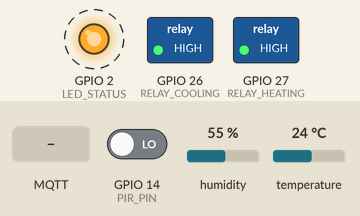
Recording of a sketch running on a simulated ESP32. Shown: switched loads named in the sketch (green lamp = pin HIGH), output pins drawn as LEDs (lit = HIGH). Dashed ring = blinking. The inputs (shaded band) are chosen by the test bench; at power-on: GPIO 14 (PIR_PIN) LOW, humidity 55 %, temperature 24 °C. WiFi joins after 1.5 s; servers stay silent unless stated; EEPROM starts erased; no MQTT or app messages arrive unless stated; what the sketch prints to the serial monitor is not drawn.

Above: at 2.0 s.
At 2.7 s:
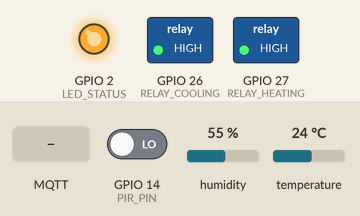
2.8 s: GPIO 14 (PIR_PIN) driven HIGH
At 5.7 s:
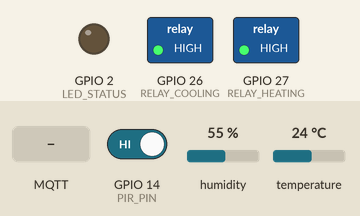
9.4 s: MQTT message "1" arrives on the first subscribed topic
12.4 s: MQTT message "on" arrives on the first subscribed topic
15.4 s: MQTT message "off" arrives on the first subscribed topic
Timing chart, 0 to 18.5 s (numbered marks = the images above; inputs shaded):
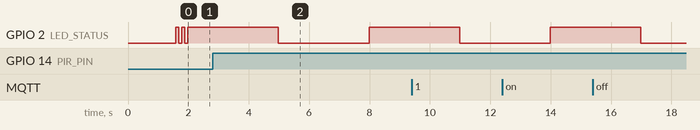

The sketch:

esp32_hvac_controller.ino
```cpp
// (licence header left out)
#include <WiFi.h>
#include <PubSubClient.h>
#include <DHT.h>
#include <EEPROM.h>
#include <ArduinoOTA.h>
#include <ArduinoJson.h>
#include <esp_task_wdt.h>

// ============================================================================
// PIN DEFINITIONS
// ============================================================================
#define DHT_PIN           4       // DHT22 data pin
#define PIR_PIN           14      // PIR motion sensor
#define RELAY_COOLING     26      // Relay for cooling (AC compressor)
#define RELAY_HEATING     27      // Relay for heating (heat pump reverse valve)
#define LED_STATUS        2       // Onboard LED for status indication

// ============================================================================
// SENSOR CONFIGURATION
// ============================================================================
#define DHT_TYPE          DHT22
#define SENSOR_READ_INTERVAL  2000   // ms — DHT22 minimum interval
#define SENSOR_AVG_SAMPLES    5      // Number of readings to average

// ============================================================================
// CONTROL PARAMETERS (EEPROM-backed defaults)
// ============================================================================
struct ControlConfig {
    float cooling_threshold;     // °C — start cooling above this (default: 26.0)
    float heating_threshold;     // °C — start heating below this (default: 20.0)
    float hysteresis;            // °C — deadband to prevent oscillation (default: 0.5)
    float unoccupied_cooling;    // °C — unoccupied cooling setback (default: 28.0)
    float unoccupied_heating;    // °C — unoccupied heating setback (default: 18.0)
    float humidity_override;     // % — force cooling above this humidity (default: 70.0)
    uint16_t min_cycle_time_sec; // Compressor protection time (default: 180)
    uint16_t pir_timeout_sec;    // Occupancy timeout after last motion (default: 300)
    uint8_t checksum;            // Simple checksum for validation
};

ControlConfig config;

// ============================================================================
// WiFi / MQTT CONFIGURATION
// ============================================================================
const char* WIFI_SSID     = "YOUR_WIFI_SSID";
const char* WIFI_PASSWORD = "YOUR_WIFI_PASSWORD";
const char* MQTT_SERVER   = "YOUR_MQTT_BROKER_IP";
const int   MQTT_PORT     = 1883;
const char* MQTT_CLIENT   = "hvac_esp32";
const char* MQTT_USER     = "";  // Optional
const char* MQTT_PASS     = "";  // Optional

// MQTT Topics
const char* TOPIC_SENSOR   = "hvac/sensor";
const char* TOPIC_STATE    = "hvac/state";
const char* TOPIC_CONTROL  = "hvac/control";
const char* TOPIC_CONFIG   = "hvac/config";
const char* TOPIC_STATUS   = "hvac/status";

// ============================================================================
// GLOBAL STATE
// ============================================================================

// HVAC operating modes
enum HVACMode {
    MODE_IDLE,
    MODE_COOLING,
    MODE_HEATING
};

// Sensor data (averaged)
float temperature     = 23.0;
float humidity        = 50.0;
bool  sensorValid     = false;
float tempReadings[SENSOR_AVG_SAMPLES];
float humReadings[SENSOR_AVG_SAMPLES];
int   readingIndex    = 0;
bool  bufferFull      = false;

// Occupancy
bool  motionDetected  = false;
bool  isOccupied      = false;
unsigned long lastMotionTime = 0;

// HVAC state
HVACMode currentMode     = MODE_IDLE;
bool     coolingActive   = false;
bool     heatingActive   = false;
unsigned long lastModeChange = 0;
bool     protectionActive = false;

// Energy tracking
unsigned long coolingRuntime = 0;  // Total milliseconds
unsigned long heatingRuntime = 0;
unsigned long lastRuntimeCheck = 0;

// Timing
unsigned long lastSensorRead = 0;
unsigned long lastMqttPublish = 0;
unsigned long lastStatusBlink = 0;
const unsigned long MQTT_PUBLISH_INTERVAL = 5000;  // 5 seconds

// Objects
DHT dht(DHT_PIN, DHT_TYPE);
WiFiClient espClient;
PubSubClient mqtt(espClient);

// ============================================================================
// SETUP
// ============================================================================
void setup() {
    Serial.begin(115200);
    Serial.println("\n========================================");
    Serial.println("  Smart HVAC Control System — ESP32");
    Serial.println("  Bidirectional Heat Pump Controller");
    Serial.println("========================================\n");

    // Pin configuration
    pinMode(RELAY_COOLING, OUTPUT);
    pinMode(RELAY_HEATING, OUTPUT);
    pinMode(LED_STATUS, OUTPUT);
    pinMode(PIR_PIN, INPUT);

    // Start with relays OFF (active-low relay modules)
    digitalWrite(RELAY_COOLING, HIGH);
    digitalWrite(RELAY_HEATING, HIGH);

    // Initialize sensor
    dht.begin();
    Serial.println("[OK] DHT22 sensor initialized");

    // Load configuration from EEPROM
    EEPROM.begin(sizeof(ControlConfig));
    loadConfig();

    // Connect WiFi
    setupWiFi();

    // Configure MQTT
    mqtt.setServer(MQTT_SERVER, MQTT_PORT);
    mqtt.setCallback(mqttCallback);
    mqtt.setBufferSize(1024);

    // Configure OTA
    setupOTA();

    // Configure watchdog (30 second timeout)
    esp_task_wdt_init(30, true);
    esp_task_wdt_add(NULL);

    Serial.println("[OK] System ready\n");
    lastRuntimeCheck = millis();
}

// ============================================================================
// MAIN LOOP
// ============================================================================
void loop() {
    // Feed watchdog
    esp_task_wdt_reset();

    // Handle OTA updates
    ArduinoOTA.handle();

    // Maintain MQTT connection
    if (!mqtt.connected()) {
        reconnectMQTT();
    }
    mqtt.loop();

    unsigned long now = millis();

    // --- Read sensors ---
    if (now - lastSensorRead >= SENSOR_READ_INTERVAL) {
        readSensors();
        lastSensorRead = now;
    }

    // --- Check occupancy ---
    checkOccupancy(now);

    // --- HVAC control logic ---
    if (sensorValid) {
        controlHVAC(now);
    }

    // --- Track runtime ---
    trackRuntime(now);

    // --- Publish MQTT data ---
    if (now - lastMqttPublish >= MQTT_PUBLISH_INTERVAL) {
        publishSensorData();
        publishHVACState();
        lastMqttPublish = now;
    }

    // --- Status LED ---
    blinkStatus(now);
}

// ============================================================================
// SENSOR READING (with averaging and error handling)
// ============================================================================
void readSensors() {
    float t = dht.readTemperature();
    float h = dht.readHumidity();

    if (isnan(t) || isnan(h)) {
        Serial.println("[WARN] DHT22 read failure — using last valid reading");
        sensorValid = false;
        return;
    }

    // Sanity check
    if (t < -40 || t > 80 || h < 0 || h > 100) {
        Serial.printf("[WARN] Sensor out of range: T=%.1f H=%.1f\n", t, h);
        sensorValid = false;
        return;
    }

    // Store in ring buffer
    tempReadings[readingIndex] = t;
    humReadings[readingIndex] = h;
    readingIndex = (readingIndex + 1) % SENSOR_AVG_SAMPLES;
    if (readingIndex == 0) bufferFull = true;

    // Compute moving average
    int count = bufferFull ? SENSOR_AVG_SAMPLES : readingIndex;
    float tempSum = 0, humSum = 0;
    for (int i = 0; i < count; i++) {
        tempSum += tempReadings[i];
        humSum  += humReadings[i];
    }
    temperature = tempSum / count;
    humidity    = humSum / count;
    sensorValid = true;
}

// ============================================================================
// OCCUPANCY DETECTION (PIR with timeout)
// ============================================================================
void checkOccupancy(unsigned long now) {
    motionDetected = digitalRead(PIR_PIN) == HIGH;

    if (motionDetected) {
        lastMotionTime = now;
        if (!isOccupied) {
            isOccupied = true;
            Serial.println("[OCC] Room occupied — motion detected");
        }
    }

    // Timeout check
    if (isOccupied && (now - lastMotionTime > (unsigned long)config.pir_timeout_sec * 1000)) {
        isOccupied = false;
        Serial.println("[OCC] Room unoccupied — timeout");
    }
}

// ============================================================================
// HVAC CONTROL LOGIC — Three-Zone Bidirectional
// ============================================================================
void controlHVAC(unsigned long now) {
    // Determine active thresholds based on occupancy
    float coolOn, coolOff, heatOn, heatOff;

    if (isOccupied) {
        coolOn  = config.cooling_threshold + config.hysteresis;
        coolOff = config.cooling_threshold - config.hysteresis;
        heatOn  = config.heating_threshold - config.hysteresis;
        heatOff = config.heating_threshold + config.hysteresis;
    } else {
        // Wider deadband when unoccupied (energy saving)
        coolOn  = config.unoccupied_cooling + config.hysteresis;
        coolOff = config.unoccupied_cooling - config.hysteresis;
        heatOn  = config.unoccupied_heating - config.hysteresis;
        heatOff = config.unoccupied_heating + config.hysteresis;
    }

    // Compressor short-cycle protection
    unsigned long timeSinceModeChange = now - lastModeChange;
    bool canChange = (timeSinceModeChange >= (unsigned long)config.min_cycle_time_sec * 1000);
    protectionActive = !canChange;

    // Determine desired mode
    HVACMode desiredMode = currentMode;

    switch (currentMode) {
        case MODE_IDLE:
            if (temperature > coolOn) {
                desiredMode = MODE_COOLING;
            } else if (temperature < heatOn) {
                desiredMode = MODE_HEATING;
            }
            // Humidity override
            if (humidity > config.humidity_override && desiredMode == MODE_IDLE) {
                desiredMode = MODE_COOLING;
            }
            break;

        case MODE_COOLING:
            if (temperature <= coolOff) {
                desiredMode = MODE_IDLE;
            }
            break;

        case MODE_HEATING:
            if (temperature >= heatOff) {
                desiredMode = MODE_IDLE;
            }
            break;
    }

    // Apply mode change (respecting protection timer)
    if (desiredMode != currentMode) {
        if (canChange) {
            setHVACMode(desiredMode);
        } else {
            Serial.printf("[PROT] Mode change blocked — %lu ms remaining\n",
                          (unsigned long)config.min_cycle_time_sec * 1000 - timeSinceModeChange);
        }
    }
}

// ============================================================================
// HVAC MODE SWITCHING (with relay control)
// ============================================================================
void setHVACMode(HVACMode newMode) {
    // Safety: never have both relays active simultaneously
    digitalWrite(RELAY_COOLING, HIGH);  // OFF
    digitalWrite(RELAY_HEATING, HIGH);  // OFF
    delay(100);  // 100ms dead time between switching

    currentMode = newMode;
    lastModeChange = millis();

    switch (newMode) {
        case MODE_COOLING:
            digitalWrite(RELAY_COOLING, LOW);  // ON (active-low)
            coolingActive = true;
            heatingActive = false;
            Serial.printf("[HVAC] ❄️  COOLING ON — T=%.1f°C (threshold=%.1f°C)\n",
                          temperature, config.cooling_threshold);
            break;

        case MODE_HEATING:
            digitalWrite(RELAY_HEATING, LOW);  // ON (active-low)
            coolingActive = false;
            heatingActive = true;
            Serial.printf("[HVAC] 🔥 HEATING ON — T=%.1f°C (threshold=%.1f°C)\n",
                          temperature, config.heating_threshold);
            break;

        case MODE_IDLE:
            coolingActive = false;
            heatingActive = false;
            Serial.printf("[HVAC] ⏸️  IDLE — T=%.1f°C (comfort zone)\n", temperature);
            break;
    }
}

// ============================================================================
// RUNTIME TRACKING
// ============================================================================
void trackRuntime(unsigned long now) {
    unsigned long elapsed = now - lastRuntimeCheck;
    lastRuntimeCheck = now;

    if (coolingActive) coolingRuntime += elapsed;
    if (heatingActive) heatingRuntime += elapsed;
}

// ============================================================================
// MQTT PUBLISHING
// ============================================================================
void publishSensorData() {
    StaticJsonDocument<256> doc;
    doc["temperature"] = round(temperature * 10) / 10.0;
    doc["humidity"]    = round(humidity * 10) / 10.0;
    doc["occupied"]    = isOccupied;
    doc["motion"]      = motionDetected;
    doc["valid"]       = sensorValid;

    char buffer[256];
    serializeJson(doc, buffer);
    mqtt.publish(TOPIC_SENSOR, buffer);
}

void publishHVACState() {
    StaticJsonDocument<384> doc;

    const char* modeStr;
    switch (currentMode) {
        case MODE_COOLING: modeStr = "cooling"; break;
        case MODE_HEATING: modeStr = "heating"; break;
        default:           modeStr = "idle";    break;
    }

    doc["mode"]           = modeStr;
    doc["cooling_active"] = coolingActive;
    doc["heating_active"] = heatingActive;
    doc["protection"]     = protectionActive;
    doc["temperature"]    = round(temperature * 10) / 10.0;
    doc["humidity"]       = round(humidity * 10) / 10.0;
    doc["occupied"]       = isOccupied;
    doc["cooling_runtime_min"] = coolingRuntime / 60000;
    doc["heating_runtime_min"] = heatingRuntime / 60000;
    doc["uptime_sec"]     = millis() / 1000;

    char buffer[384];
    serializeJson(doc, buffer);
    mqtt.publish(TOPIC_STATE, buffer);
}

// ============================================================================
// MQTT CALLBACK (receive commands)
// ============================================================================
void mqttCallback(char* topic, byte* payload, unsigned int length) {
    char message[256];
    int len = min((int)length, 255);
    memcpy(message, payload, len);
    message[len] = '\0';

    Serial.printf("[MQTT] Received on %s: %s\n", topic, message);

    if (strcmp(topic, TOPIC_CONFIG) == 0) {
        // Update configuration
        StaticJsonDocument<256> doc;
        DeserializationError err = deserializeJson(doc, message);
        if (err) {
            Serial.printf("[MQTT] JSON parse error: %s\n", err.c_str());
            return;
        }

        if (doc.containsKey("cooling_threshold"))
            config.cooling_threshold = doc["cooling_threshold"].as<float>();
        if (doc.containsKey("heating_threshold"))
            config.heating_threshold = doc["heating_threshold"].as<float>();
        if (doc.containsKey("hysteresis"))
            config.hysteresis = doc["hysteresis"].as<float>();

        saveConfig();
        Serial.println("[CONFIG] Updated and saved to EEPROM");
    }
}

// ============================================================================
// WiFi SETUP
// ============================================================================
void setupWiFi() {
    Serial.printf("[WiFi] Connecting to %s", WIFI_SSID);
    WiFi.mode(WIFI_STA);
    WiFi.begin(WIFI_SSID, WIFI_PASSWORD);

    int attempts = 0;
    while (WiFi.status() != WL_CONNECTED && attempts < 30) {
        delay(500);
        Serial.print(".");
        attempts++;
    }

    if (WiFi.status() == WL_CONNECTED) {
        Serial.printf("\n[WiFi] Connected! IP: %s\n", WiFi.localIP().toString().c_str());
    } else {
        Serial.println("\n[WiFi] Connection failed — running in offline mode");
    }
}

// ============================================================================
// MQTT RECONNECTION
// ============================================================================
void reconnectMQTT() {
    if (WiFi.status() != WL_CONNECTED) return;

    static unsigned long lastAttempt = 0;
    unsigned long now = millis();
    if (now - lastAttempt < 5000) return;  // Retry every 5 seconds
    lastAttempt = now;

    Serial.println("[MQTT] Connecting...");
    if (mqtt.connect(MQTT_CLIENT, MQTT_USER, MQTT_PASS)) {
        Serial.println("[MQTT] Connected");
        mqtt.subscribe(TOPIC_CONTROL);
        mqtt.subscribe(TOPIC_CONFIG);

        // Publish online status
        mqtt.publish(TOPIC_STATUS, "{\"status\":\"online\"}");
    } else {
        Serial.printf("[MQTT] Failed, rc=%d\n", mqtt.state());
    }
}

// ============================================================================
// OTA SETUP
// ============================================================================
void setupOTA() {
    ArduinoOTA.setHostname("hvac-controller");
    ArduinoOTA.onStart([]() {
        Serial.println("[OTA] Update starting...");
        // Safety: turn off all relays during OTA
        digitalWrite(RELAY_COOLING, HIGH);
        digitalWrite(RELAY_HEATING, HIGH);
    });
    ArduinoOTA.onEnd([]() {
        Serial.println("[OTA] Update complete!");
    });
    ArduinoOTA.onError([](ota_error_t error) {
        Serial.printf("[OTA] Error: %u\n", error);
    });
    ArduinoOTA.begin();
    Serial.println("[OK] OTA updates enabled");
}

// ============================================================================
// EEPROM CONFIG MANAGEMENT
// ============================================================================
void loadConfig() {
    EEPROM.get(0, config);

    // Validate checksum
    uint8_t calc = calculateChecksum();
    if (config.checksum != calc) {
        Serial.println("[CONFIG] Invalid EEPROM — loading defaults");
        loadDefaults();
        saveConfig();
    } else {
        Serial.println("[CONFIG] Loaded from EEPROM");
    }

    printConfig();
}

void saveConfig() {
    config.checksum = calculateChecksum();
    EEPROM.put(0, config);
    EEPROM.commit();
}

void loadDefaults() {
    config.cooling_threshold   = 26.0;
    config.heating_threshold   = 20.0;
    config.hysteresis          = 0.5;
    config.unoccupied_cooling  = 28.0;
    config.unoccupied_heating  = 18.0;
    config.humidity_override   = 70.0;
    config.min_cycle_time_sec  = 180;    // 3 minutes
    config.pir_timeout_sec     = 300;    // 5 minutes
}

uint8_t calculateChecksum() {
    uint8_t sum = 0;
    uint8_t* ptr = (uint8_t*)&config;
    for (size_t i = 0; i < sizeof(ControlConfig) - 1; i++) {
        sum ^= ptr[i];
    }
    return sum;
}

void printConfig() {
    Serial.println("\n  ┌─────────────────────────────────┐");
    Serial.println("  │      CONTROL CONFIGURATION      │");
    Serial.println("  ├─────────────────────────────────┤");
    Serial.printf( "  │ Cooling threshold: %6.1f °C    │\n", config.cooling_threshold);
    Serial.printf( "  │ Heating threshold: %6.1f °C    │\n", config.heating_threshold);
    Serial.printf( "  │ Hysteresis:        %6.1f °C    │\n", config.hysteresis);
    Serial.printf( "  │ Unocc. cooling:    %6.1f °C    │\n", config.unoccupied_cooling);
    Serial.printf( "  │ Unocc. heating:    %6.1f °C    │\n", config.unoccupied_heating);
    Serial.printf( "  │ Humidity override:  %5.1f %%     │\n", config.humidity_override);
    Serial.printf( "  │ Min cycle time:     %4d sec    │\n", config.min_cycle_time_sec);
    Serial.printf( "  │ PIR timeout:        %4d sec    │\n", config.pir_timeout_sec);
    Serial.println("  └─────────────────────────────────┘\n");
}

// ============================================================================
// STATUS LED INDICATION
// ============================================================================
void blinkStatus(unsigned long now) {
    unsigned long interval;

    if (!sensorValid)          interval = 100;   // Fast blink — sensor error
    else if (coolingActive)    interval = 500;   // Medium — cooling
    else if (heatingActive)    interval = 1000;  // Slow — heating
    else                       interval = 3000;  // Very slow — idle

    if (now - lastStatusBlink >= interval) {
        digitalWrite(LED_STATUS, !digitalRead(LED_STATUS));
        lastStatusBlink = now;
    }
}
```
